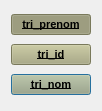
       <widget class="QWidget" name="layoutWidget">
        <property name="geometry">
         <rect>
          <x>1080</x>
          <y>370</y>
          <width>95</width>
          <height>111</height>
         </rect>
        </property>
        <layout class="QVBoxLayout" name="verticalLayout_2">
         <item>
          <widget class="QPushButton" name="pushButton_12">
           <property name="maximumSize">
            <size>
             <width>16777215</width>
             <height>16777215</height>
            </size>
           </property>
           <property name="font">
            <font>
             <pointsize>8</pointsize>
             <weight>75</weight>
             <bold>true</bold>
             <underline>true</underline>
            </font>
           </property>
           <property name="mouseTracking">
            <bool>false</bool>
           </property>
           <property name="autoFillBackground">
            <bool>false</bool>
           </property>
           <property name="styleSheet">
            <string notr="true">
background-color: rgb(170, 170, 127);</string>
           </property>
           <property name="text">
            <string>tri_prenom</string>
           </property>
           <property name="checkable">
            <bool>true</bool>
           </property>
           <property name="checked">
            <bool>true</bool>
           </property>
           <property name="autoRepeat">
            <bool>true</bool>
           </property>
           <property name="autoExclusive">
            <bool>true</bool>
           </property>
           <property name="autoDefault">
            <bool>true</bool>
           </property>
           <property name="default">
            <bool>false</bool>
           </property>
           <property name="flat">
            <bool>false</bool>
           </property>
          </widget>
         </item>
         <item>
          <widget class="QPushButton" name="pushButton_11">
           <property name="font">
            <font>
             <pointsize>8</pointsize>
             <weight>75</weight>
             <bold>true</bold>
             <underline>true</underline>
            </font>
           </property>
           <property name="autoFillBackground">
            <bool>false</bool>
           </property>
           <property name="styleSheet">
            <string notr="true">background-color: rgb(170, 170, 127);
</string>
           </property>
           <property name="text">
            <string>tri_id</string>
           </property>
           <property name="checkable">
            <bool>true</bool>
           </property>
           <property name="checked">
            <bool>false</bool>
           </property>
           <property name="autoRepeat">
            <bool>true</bool>
           </property>
           <property name="autoExclusive">
            <bool>true</bool>
           </property>
           <property name="autoDefault">
            <bool>true</bool>
           </property>
           <property name="default">
            <bool>false</bool>
           </property>
          </widget>
         </item>
         <item>
          <widget class="QPushButton" name="pushButton_7">
           <property name="enabled">
            <bool>true</bool>
           </property>
           <property name="maximumSize">
            <size>
             <width>16777215</width>
             <height>16777215</height>
            </size>
           </property>
           <property name="font">
            <font>
             <pointsize>8</pointsize>
             <weight>75</weight>
             <bold>true</bold>
             <underline>true</underline>
             <stylestrategy>PreferDefault</stylestrategy>
            </font>
           </property>
           <property name="mouseTracking">
            <bool>false</bool>
           </property>
           <property name="toolTipDuration">
            <number>-1</number>
           </property>
           <property name="autoFillBackground">
            <bool>false</bool>
           </property>
           <property name="styleSheet">
            <string notr="true">background-color: rgb(170, 170, 127);</string>
           </property>
           <property name="text">
            <string>tri_nom</string>
           </property>
           <property name="checkable">
            <bool>true</bool>
           </property>
           <property name="checked">
            <bool>false</bool>
           </property>
           <property name="autoRepeat">
            <bool>true</bool>
           </property>
           <property name="autoExclusive">
            <bool>true</bool>
           </property>
           <property name="autoRepeatInterval">
            <number>106</number>
           </property>
           <property name="autoDefault">
            <bool>true</bool>
           </property>
           <property name="default">
            <bool>true</bool>
           </property>
           <property name="flat">
            <bool>false</bool>
           </property>
          </widget>
         </item>
        </layout>
       </widget>
